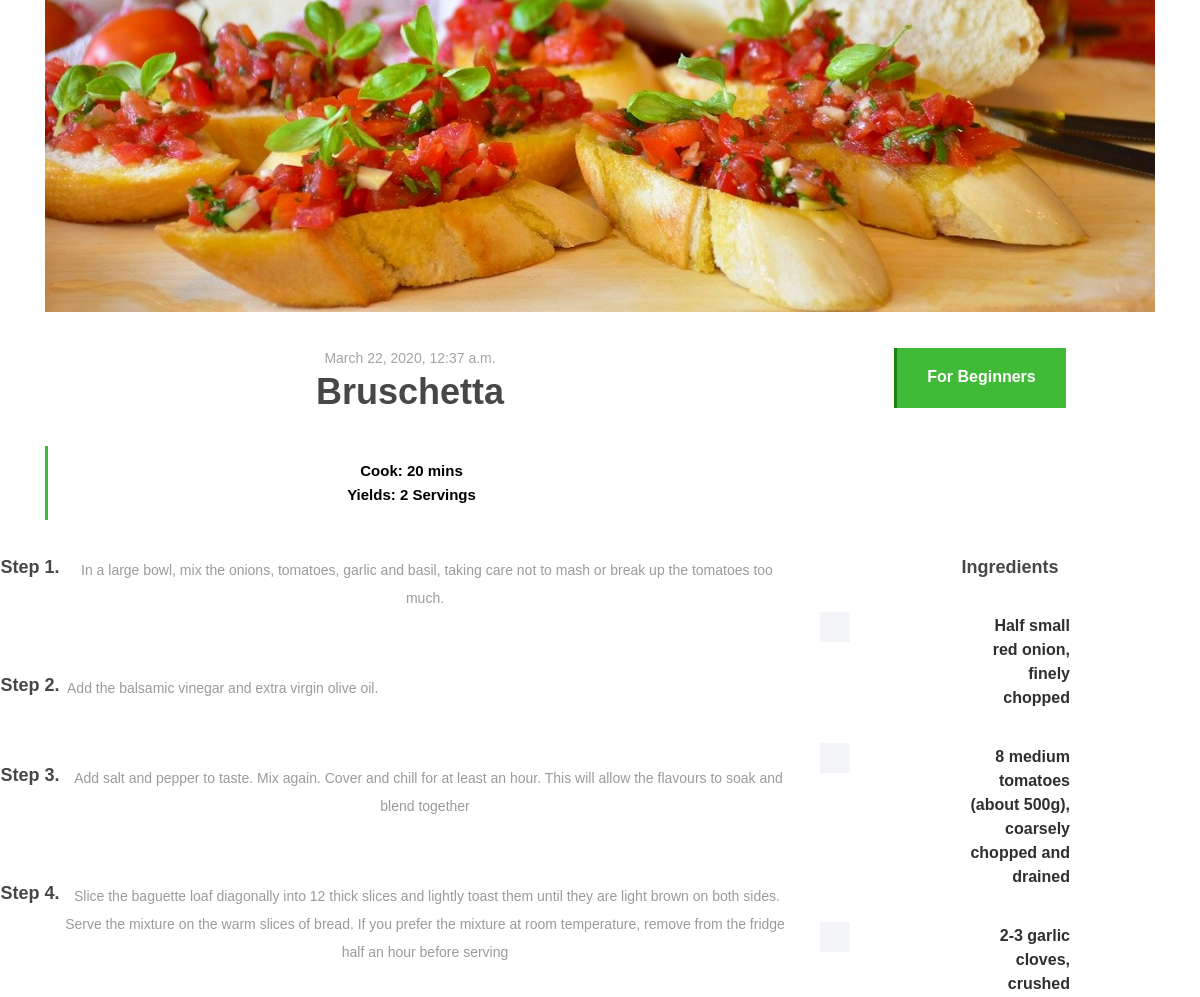
Before: /breakingbread/recipe/1/ (middle part) with the older database file.
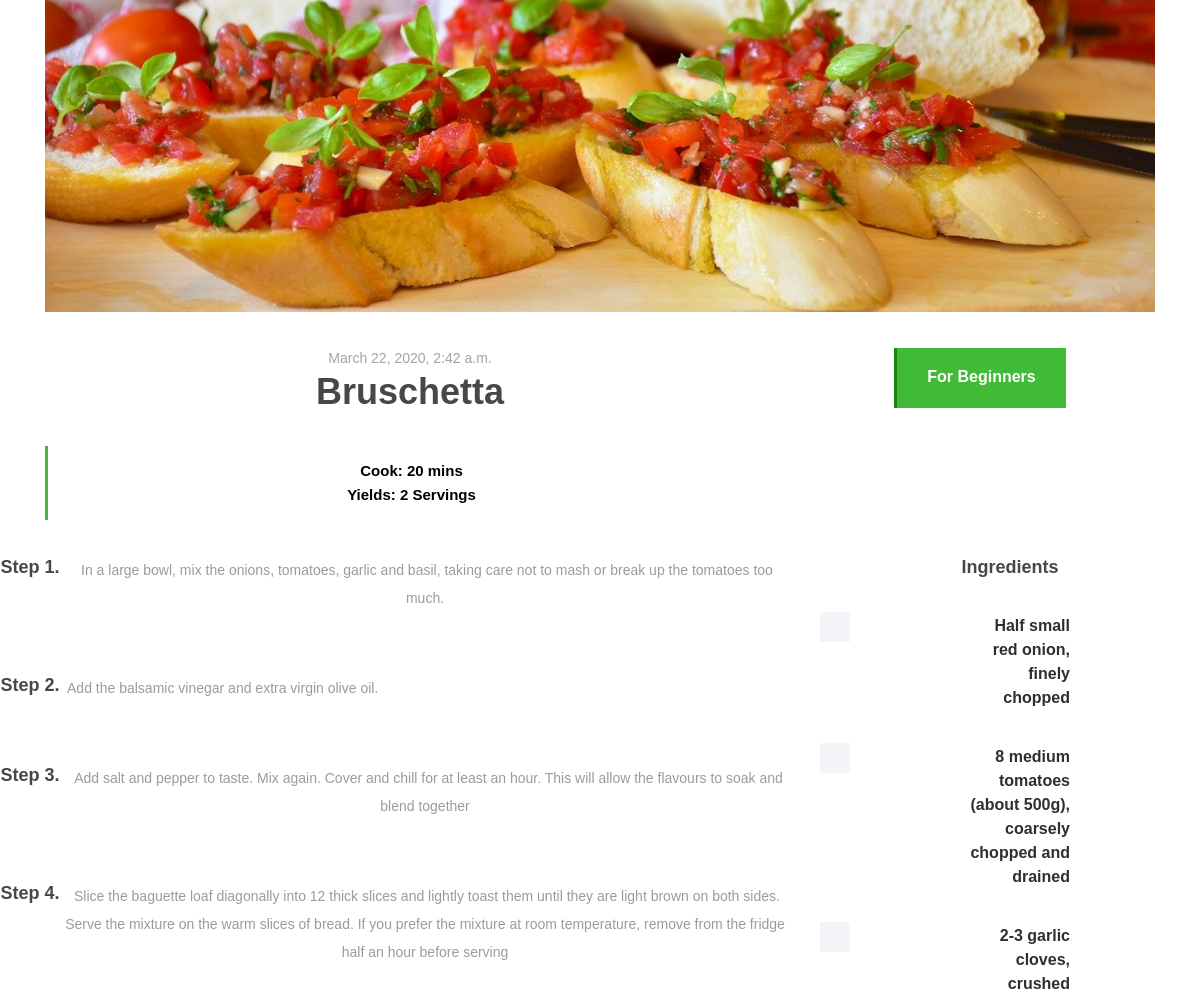
After: the same page with the newer database file.
### breakingbread/models.py (models this page shows, shortened)
class Image(models.Model):
    image_id=models.AutoField(primary_key=True)
    picture = models.ImageField(upload_to='recipe_images', blank=False)
    recipe_id=models.ForeignKey(Recipe,on_delete=models.CASCADE,blank=False)

class Recipe(models.Model):
    recipe_id=models.AutoField(primary_key=True)
    recipe_name=models.CharField(max_length=128)
    username = models.ForeignKey(User,on_delete=models.CASCADE)
    time_taken = models.IntegerField()
    level = models.IntegerField()
    ingredients = models.TextField(max_length=1000)
    cooking_type = models.IntegerField(default=0)
    cuisine = models.ForeignKey(Cuisine,on_delete=models.CASCADE)
    description = models.TextField(max_length=2000)
    created = models.DateTimeField(default=now)

### breakingbread/views.py (the view)
# urls.py: path('recipe/<int:recipe_id>/', views.recipe, name='recipe'),
def recipe(request,recipe_id):
    logged_in=False
    username=""
    if request.user.is_authenticated:
        logged_in=True
        username=request.user.username
    else:
        logged_in=False
    recipe_to_display = Recipe.objects.filter(recipe_id= recipe_id)
    recipe_ = {"id": recipe_to_display[0].recipe_id,
                        "name": recipe_to_display[0].recipe_name,
                        "user": recipe_to_display[0].username,
                         "time_taken": recipe_to_display[0].time_taken,
                         "level": recipe_to_display[0].level,
                         "ingredients": [],
                         "cooking_type": recipe_to_display[0].cooking_type,
                         "cuisine": recipe_to_display[0].cuisine,
                         "description": [],
                         "created": recipe_to_display[0].created,
                        "images": []
              }
    recipe_["logged_in"]=logged_in
    recipe_["username"]=username
    images = Image.objects.filter(recipe_id=recipe_id)
    for image in images:
        recipe_["images"].append(image.picture)
    for i in recipe_to_display[0].description.split("?"):
        recipe_["description"].append(i)
    for i in recipe_to_display[0].ingredients.split("?"):
        recipe_["ingredients"].append(i)
    return render(request, 'breakingbread/receipe-post.html', context = recipe_)

### templates/breakingbread/receipe-post.html (shortened to what this page needs)
{% extends 'breakingbread/base.html' %}
{% load staticfiles %}
{% block body_block %}
        <div class="container">
            <div class="row">
                <div class="col-12">
                    <div class="receipe-slider owl-carousel">
                        {% for i in images %}
                        <img src="{{ MEDIA_URL }}{{ i }}" alt="">
                        {% endfor %}
                    </div>
                </div>
            </div>
        </div>
        <div class="receipe-content-area">
            <div class="container">
                <div class="row">
                    <div class="col-12 col-md-8">
                        <div class="receipe-headline my-5">
                            <span>{{ created }}</span>
                            <h2>{{ name }}</h2>
                            <div class="receipe-duration">
                                <h6>Cook: {{ time_taken }} mins</h6>
                                <h6>Yields: 2 Servings</h6>
                            </div>
                        </div>
                    </div>
                    <div class="col-12 col-md-4">
                            {% if level == 0 %}
                            <a href="#" class="btn delicious-btn">For Beginners</a>
                            {% elif level == 1 %}
                             <a href="#" class="btn delicious-btn">For Intermediates</a>
                            {% else %}
                            <a href="#" class="btn delicious-btn">For Experts</a>
                            {% endif %}
                        </div>
                    </div>
                </div>
                   <div class="row">
                    <div class="col-12 col-lg-8">
                        {% for i in description %}
                        <div class="single-preparation-step d-flex">
                            <h4>Step {{forloop.counter}}.</h4>
                            <p> &nbsp;{{ i }}</p>
                        </div>
                        {% endfor %}
                    </div>
                    <div class="col-12 col-lg-4">
                        <div class="ingredients">
                            <h4>Ingredients</h4>
                            {% for i in ingredients %}
                            <div class="custom-control custom-checkbox">
                                <label class="custom-control-label" for="customCheck{{forloop.counter}}">{{ i }}</label>
                            </div>
                            {% endfor %}
                        </div>
                    </div>
        </div>
    </div>
{% endblock %}

### templates/breakingbread/base.html (shortened to what this page needs)
﻿<!DOCTYPE html>
{% load staticfiles %}
<html lang="en">
<head>
    <link rel="stylesheet" href="{% static 'style.css' %}">
</head>
<body>
    <div>
        {% block body_block %}
        {% endblock %}
    </div>
</body>
</html>

### static/style.css (style rules this page uses)
* { margin: 0; padding: 0; }
body { font-family: "Open Sans", sans-serif; font-size: 14px; }
h1, h2, h3, h4, h5, h6 { color: #000000; line-height: 1.3; font-weight: 600; }
p { color: #9b9b9b; font-size: 14px; line-height: 2; font-weight: 400; }
a, a:hover, a:focus { -webkit-transition-duration: 500ms; transition-duration: 500ms; text-decoration: none; outline: 0 solid transparent; color: #000000; font-weight: 600; font-size: 14px; color: #474747; }
img { height: auto; max-width: 100%; }
.delicious-btn { display: inline-block; min-width: 160px; height: 60px; color: #ffffff; border: none; border-left: 3px solid #1c8314; border-radius: 0; padding: 0 30px; font-size: 16px; line-height: 58px; font-weight: 600; -webkit-transition-duration: 500ms; transition-duration: 500ms; text-transform: capitalize; background-color: #40ba37; }
.receipe-slider { position: relative; z-index: 1; }
.receipe-headline span { font-size: 14px; display: block; color: #a4a4a4; margin-bottom: 0; }
.receipe-headline h2 { font-size: 36px; color: #474747; margin-bottom: 30px; }
.receipe-headline .receipe-duration { border-left: 3px solid #40ba37; padding: 15px; }
.receipe-headline .receipe-duration h6 { font-size: 15px; margin-bottom: 5px; }
.receipe-headline .receipe-duration h6:last-child { margin-bottom: 0; }
.single-preparation-step { position: relative; z-index: 1; margin-bottom: 50px; }
.single-preparation-step h4 { color: #474747; -webkit-box-flex: 0; -ms-flex: 0 0 60px; flex: 0 0 60px; max-width: 60px; width: 60px; margin-bottom: 0; }
.ingredients h4 { color: #474747; margin-bottom: 30px; }
.ingredients .custom-checkbox .custom-control-label::before { border-radius: 0; }
.ingredients .custom-control-label::before { width: 30px; height: 30px; background-color: #f3f5f8; }
.ingredients .custom-control { padding-left: 2.5rem; margin-bottom: 30px; min-height: 35px; }
.ingredients .custom-control-label { margin-bottom: 0; padding-top: 5px; font-size: 16px; font-weight: 600; color: #2f2f2f; }
.ingredients .custom-control-label::after { top: 10px; left: 5px; width: 20px; height: 20px; }
html, body { text-align: center; font-family: Helvetica, Arial, sans-serif; font-size: 12px; height: 100%; }
label { width: 100px;display: inline-block; text-align: right; margin-right: 10px; }

Changed rows visible on the page:
changed Recipe "Bruschetta": created "March 22, 2020, 12:37 a.m." → "March 22, 2020, 2:42 a.m."
